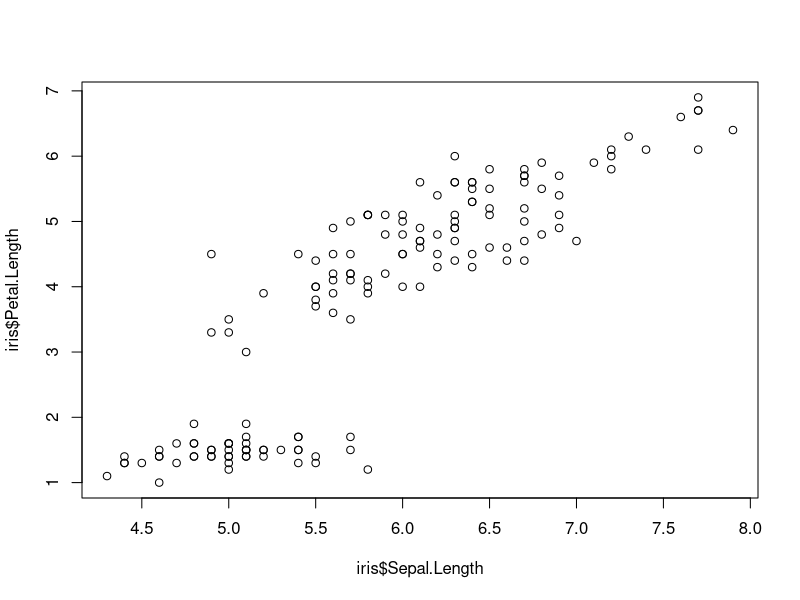
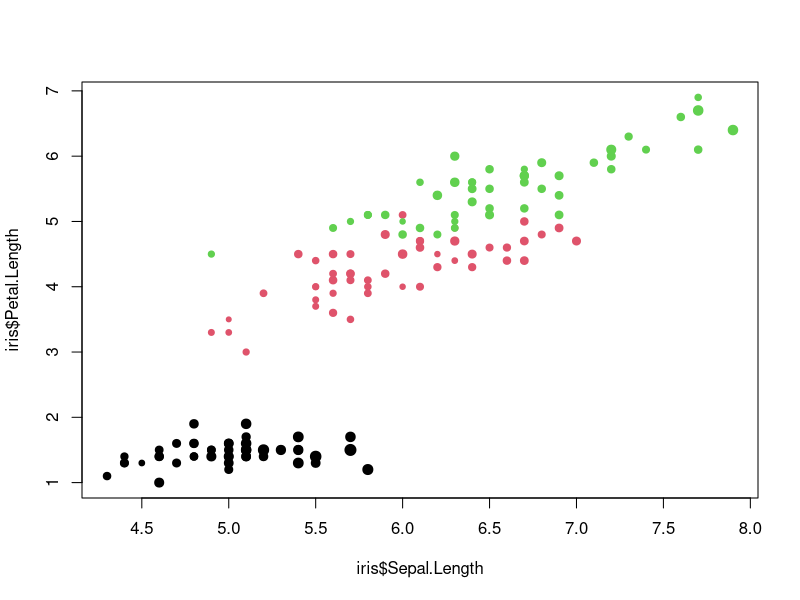
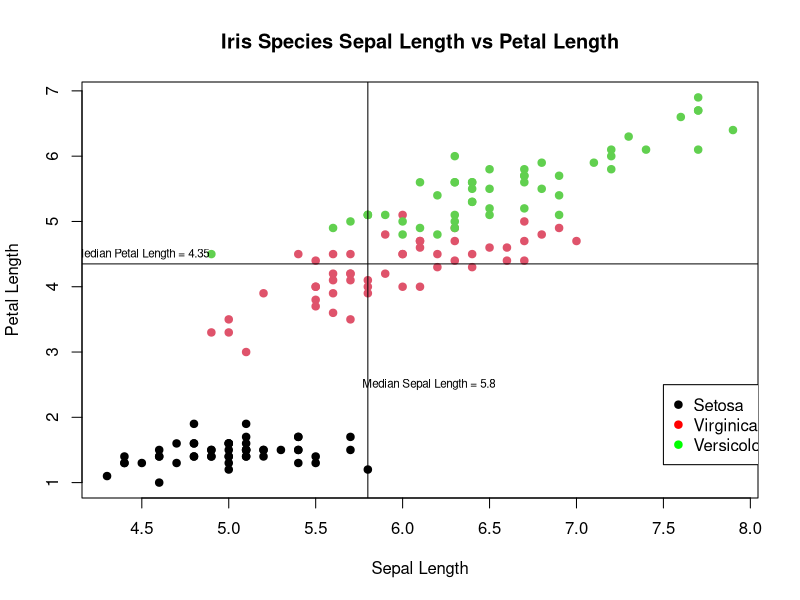
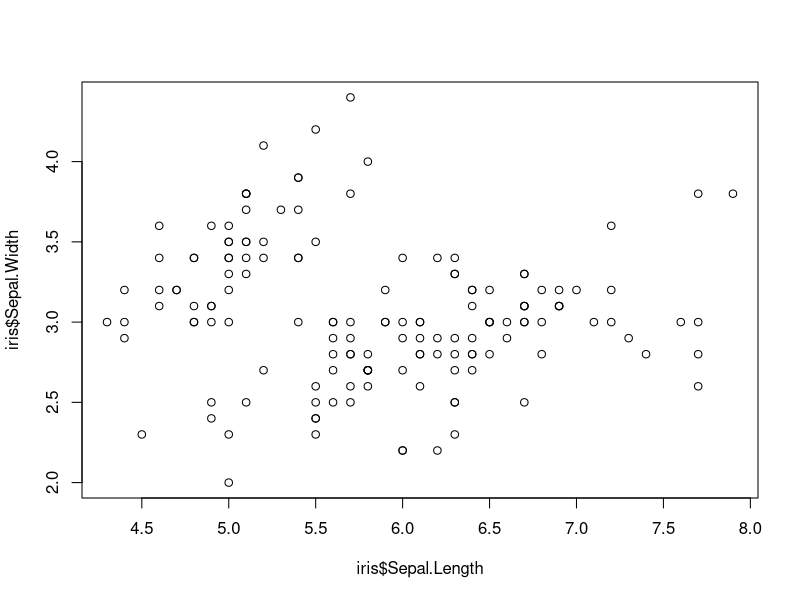
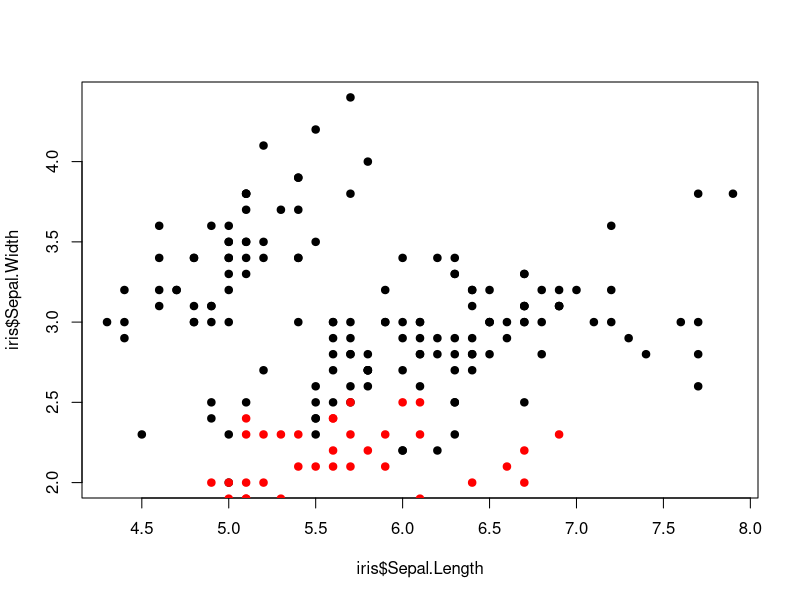
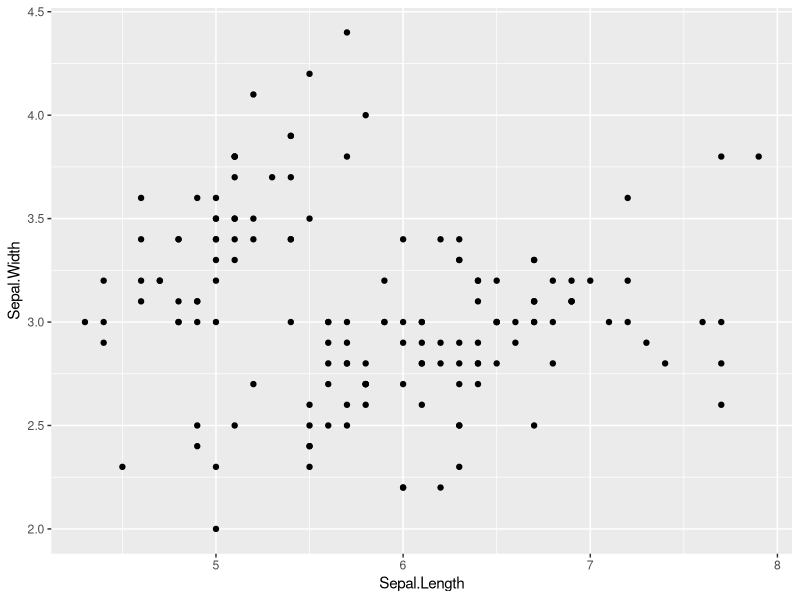
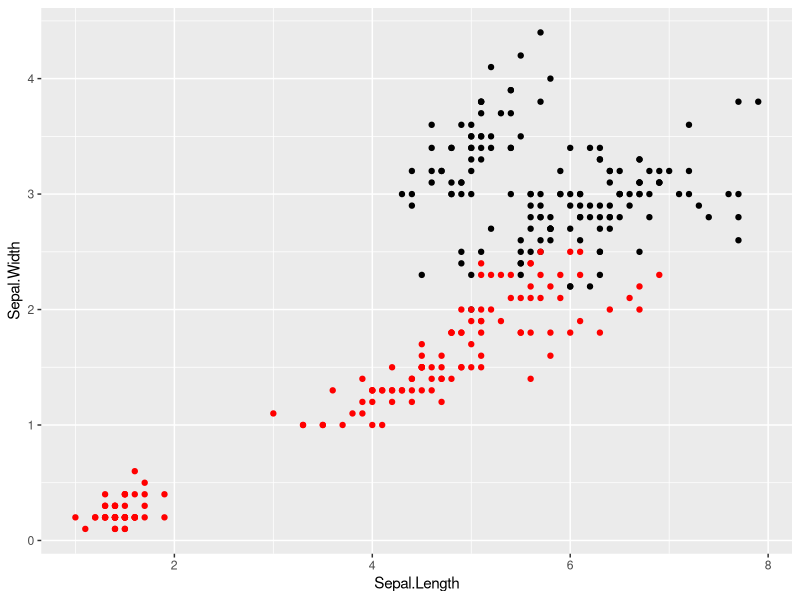
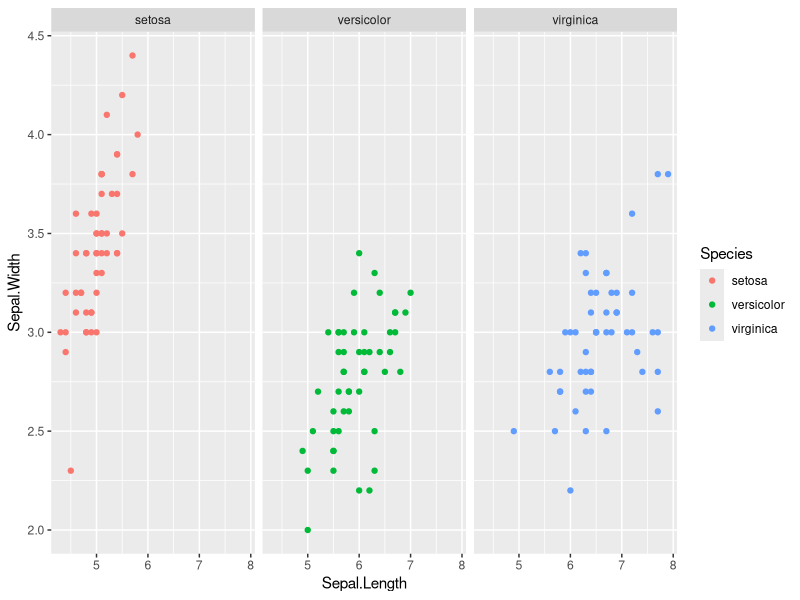

Source code (R) for these figures, in order:
# This script was used during an introductory workshop for ggplot2 in Spring 
# 2017 as part of the Middlebury Data Study Group. For more information on the 
# group, visit our website at http://go.middlebury.edu/studygroup. This workshop
# was created and run by Ryan Clement, Data Services Librarian. 

# Install and load necessary packages for the workshop. 
install.packages("tidyverse")
library(tidyverse)

##############################################################
# Super Quick Intro to R functionality for complete newbies. #
##############################################################

# See your working directory
getwd()

# Set your working directory
setwd("~/experiements/studyGroup/meetings/agendas")
getwd()

# Use R as a calculator
2 + 2
2 * 2
2.0/2.1
2^2*((3/4) + 6)
3%%2

# Assign a value to a variable
x <- 3
x**2
x
y <- x**2
x + y

# Scalars, vectors, and matrices. You've seen scalars above, such as x <- 3. 
# Vectors are assigend the same way, use the concatenate function c():
x <- c(3, 4, 6, 7, 2)
x

# You can still use arithmetic, etc. on vectors
x <- c(3, 4, 6, 7, 2)
x * 3

# Matrices are two-dimensional vectors.
x <- matrix(c(3, 4, 6, 7, 2, 1), ncol = 2)
x

# Data frames are matrices with names for rows/columns.
x <- matrix(c(3, 4, 6, 7, 2, 1), ncol = 2)
as.data.frame(x)

# Again, you can still use arithmetic, etc. on matrices and data frames
x <- matrix(c(3, 4, 6, 7, 2, 1), ncol = 2)
x*3
as.data.frame(x) * 3

# This has just been the briefest intro to R - there are many great resources 
# for learning the basics, such as ...

# R has many packages for many different types of statistical and visual 
# analysis. We're going to look at one of the most popular and powerful packages
# for visualization, ggplot2. First, let's take a look at the base R 
# visualization tools. We're going to use two datasets from R today, one called 
# iris, [https://en.wikipedia.org/wiki/Iris_flower_data_set], and one called 
# diamonds [http://ggplot2.tidyverse.org/reference/diamonds.html]. Let's take a 
# look at iris first. 

str(iris)
head(iris)

# We can use base R plot() function to make a simple scatterplot.

plot(iris$Sepal.Length, iris$Petal.Length)

# We can add colors based on the species variable, size the points based on 
# a formula, and change the symbology.

plot(iris$Sepal.Length, iris$Petal.Length, 
     col = iris$Species, 
     pch = 19,
     cex = iris$Sepal.Width/median(iris$Sepal.Width))

# However, we're missing a legend! In base R plotting, you need to add legends 
# and proper labels yourself.

plot(iris$Sepal.Length, iris$Petal.Length, 
     col = iris$Species, 
     pch = 19,
     xlab = "Sepal Length",
     ylab = "Petal Length", 
     main = "Iris Species Sepal Length vs Petal Length")
legend(7.5, 2.5, 
       c("Setosa", "Virginica", "Versicolor"), 
       pch = 19, 
       col = c("black", "red", "green"))

# You can also add other annotations like median lines to a basic plot.

abline(v = median(iris$Sepal.Length), h = median(iris$Petal.Length) )
text(4.5, median(iris$Petal.Length) + 0.15, 
     paste("Median Petal Length =", median(iris$Petal.Length)),
     cex = 0.7)
text(median(iris$Sepal.Length) + 0.35, 2.5, 
     paste("Median Sepal Length =", median(iris$Sepal.Length)),
     cex = 0.7)


# BUT THERE IS AN EASIER WAY! Using the ggplot2 package, part of the 
# "tidyverse," we can more easily make graphs that look great. ggplot2 handles
# a lot of the decisions, such as making labels, for you! It also makes objects, 
# not static plots, so we can manipulate them rather than just building them up 
# by drawing over the already made plots.

# For example, in base plot, if we go back to a basic scatterplot of width vs
# length of sepals:

plot(iris$Sepal.Length, iris$Sepal.Width)

# and then decide we want to add the petal data as well, we can do that like 
# this:

plot(iris$Sepal.Length, iris$Sepal.Width, pch = 19)
points(iris$Petal.Length, iris$Petal.Width, pch = 19, col = "red")

# What's wrong with this? The new points (the red ones) were simply added onto 
# the existing plot. So, in addition to having no legend, our plot is cut off at 
# the bottom.

# This isn't a problem with ggplot, where the graph is an "object" that can be 
# changed and manipulated. Let's make our first ggplot graph.

ggplot(iris, aes(x = Sepal.Length, y = Sepal.Width)) + geom_point()

ggplot(iris, aes(x = Sepal.Length, y = Sepal.Width)) + geom_point() + 
  geom_point(aes(x = Petal.Length, y = Petal.Width), col = "red")

# As you can see, our graph size changes. Still no legend though! But that's 
# because, even though the method above makes a graph, it's NOT THE RIGHT WAY
# TO DO IT. First we need to talk about the Grammar of Graphics, and tidy data.

# The Grammar of Graphics talks about 7 layers visualizations use: (1) Data, 
# (2) Aesthetic Mappings, (3) Geometric Objects, (4) Scales, (5) Faceting, 
# (6) Statistical Transformations, and (7) Coordinate Systems. For any ggplot 
# visualization, you MUST specify the first 3 of these. If you don't specify
# the others, ggplot will take care of them for you with defaults. 

# Start with the data, and aesthetic mappings.

g <- ggplot(data = iris, aes(x = Sepal.Length, y = Sepal.Width, col = Species))

# Add a geometric object

g2 <- g + geom_point()

# Add facets, if you want

g2 + facet_wrap(~Species)

# Add a statistical transformation

g + geom_point() + stat_smooth()

g + geom_point() + stat_smooth(method = "lm")

g + geom_point() + stat_quantile()

# And so on. So how do we make the graph from above of Sepal and Petal Length
# vs Sepal and Petal Width properly?

# If you look again at the head(iris), you'll see that the data has 4 columns 
# which actually contain three values each. For example, Sepal Length stores
# not only the value (the length), but also the fact that the measurement is
# length, and the flower part is the sepal. Transforming the data into tidy
# data, with one variable per column, as below, can give us access to ALL of 
# our data in order to make the plots we're trying to make. Transforming iris 
# into a different form of wide data, also as below, can also give us access to 
# plot something other than we originally could.

#############################
#### CLEANING IRIS DATA #####
#############################

# Making iris_tidy by using tidyr functions gather() and separate(). Gathers
# all non-categorial headers into one column, key, and then associates them 
# with their previous values, which it puts into the Value column. You can just
# run this code.

iris_tidy <- iris %>%
  gather(key, Value, - Species) %>%
  separate(key, c("Part", "Measure"), "\\.") 

# Making iris_wide uses the same tidyr functions as above, plus the function 
# spread(). First, so that we can keep track of which measures belong to which 
# flower, we need to add a unique identifier in a column called Flower.

iris$Flower <- 1:nrow(iris)

iris_wide <- iris %>%
  gather(key, value, -Species, -Flower) %>%
  separate(key, c("Part", "Measure"), "\\.") %>%
  spread(Measure, value)

head(iris_tidy)
head(iris_wide)

# Now we can use these differently formatted versions of the iris data to make 
# better graphs using ggplot. This highlights two things: first, ggplot tries
# to be very unrestrictive in what you are allowed to do with it - if it uses 
# the correct syntax, ggplot will execute it and make something. Also, data 
# manipulation is very necessary when working with data visualization. 
# Sometimes you need to manipulate your data in order to make the visualization 
# you have in mind.


# Plot length vs width, colored by part (sepal or petal) using iris_wide.

ggplot(iris_wide, aes(x = Length, y = Width, col = Part)) + geom_point()

ggplot(iris_wide, aes(x = Length, y = Width, col = Part, shape = Species)) + 
  geom_point()

# It doesn't make much sense to use shapes to differentiate species, as this is 
# hard to visually interpret.Plot length vs width, colored by part (sepal or 
# petal) using iris_wide, but this time make a separate graph for each species

ggplot(iris_wide, aes(x = Length, y = Width, col = Part)) + geom_point() +
  facet_wrap(~Species, nrow = 2)

# Use iris_tidy to make a point graph of the measurements of each different part 
# colored by whether they are length or width, and faceted by species. Then make
# the same graph as boxplots.

ggplot(iris_tidy, aes(x = Part, y = Value, col = Measure)) + geom_point() + 
  facet_grid(~Species)

ggplot(iris_tidy, aes(x = Part, y = Value, col = Measure)) + geom_boxplot() + 
  facet_grid(~Species)

#####################################
# More ggplot functionality and fun #
#####################################

str(diamonds)
head(diamonds)

# Geometries (such as a bar) that rely on statistical transformations (e.g. a 
# "count") of occurences as a below, can be substituted with the same stat 
# transformation.

ggplot(diamonds, aes(cut)) + geom_bar()

ggplot(diamonds, aes(cut)) + stat_count()

# You can also use "identity" as a stat transformation if the "count" is present
# in your data itself.

cut_freq <- count(diamonds, cut)
cut_freq

ggplot(cut_freq, aes(cut, n)) + geom_bar(stat = "identity")

# Different positions for bars in charts

ggplot(diamonds, aes(cut, fill = clarity)) + geom_bar()

ggplot(diamonds, aes(cut, fill = clarity)) + geom_bar(position = "dodge")

ggplot(diamonds, aes(cut, fill = clarity)) + geom_bar(position = "identity")

ggplot(diamonds, aes(cut, fill = clarity)) + 
  geom_bar(position = "identity", alpha = 0.2)

ggplot(diamonds, aes(cut, fill = clarity)) + geom_bar(position = "fill")

# Different coordinate systems

ggplot(diamonds, aes(cut, fill = cut)) + geom_bar() + coord_polar()

ggplot(diamonds, aes(cut, fill = cut)) + geom_bar() + coord_flip()

ggplot(diamonds, aes(cut, fill = clarity)) + geom_bar(position = "dodge") + 
  coord_polar()

# Plotting lines fitted to the data

ggplot(diamonds, aes(carat, price)) + geom_point()

ggplot(diamonds, aes(carat, price)) + geom_point(alpha = 0.2) + geom_smooth()


ggplot(diamonds, aes(carat, price)) + geom_point(alpha = 0.2) + 
  geom_smooth(method = "lm")

ggplot(diamonds, aes(carat, price)) + geom_point(alpha = 0.2) + 
  geom_smooth(aes(color = clarity))

ggplot(diamonds, aes(carat, price)) + 
  geom_point(aes(color = clarity),alpha = 0.2) + 
  geom_smooth(aes(color = clarity))

ggplot(diamonds, aes(carat, price)) + geom_smooth(aes(color = clarity))


ggplot(diamonds, aes(carat, price)) + geom_point(alpha = 0.2) + 
  geom_smooth(aes(color = clarity), se = FALSE)

# Matrix faceting

ggplot(diamonds, aes(carat, price)) + geom_point(alpha = 0.2) + 
  facet_grid(cut ~ clarity)


################################################################################
# To learn more about using ggplot2 and the rest of the tidyverse packages,    #
# see Hadley Wickham & Garrett Grolemund's book (available online) _R for Data #
# Science_ (http://r4ds.had.co.nz/). For a more in-depth look just at ggplot2, #
# see the book by Wickham, _ggplot2: elegant graphics for data analysis_       #
# (http://amzn.com/0387981403?tag=ggplot2-20, also available as an ebook for   #
# Midd affiliates.                                                             #
#                                                                              #
# ggplot2 cheat sheet available at:                                            #
# https://www.rstudio.com/wp-content/uploads/2015/03/ggplot2-cheatsheet.pdf    # 
################################################################################